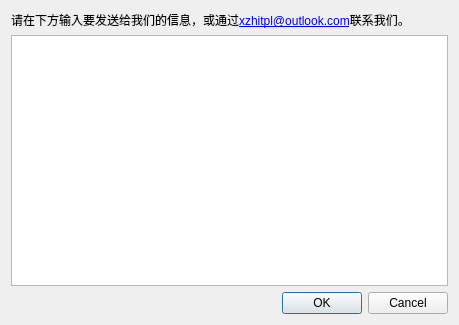
<?xml version="1.0" encoding="UTF-8"?>
<ui version="4.0">
 <class>Dialog</class>
 <widget class="QDialog" name="Dialog">
  <property name="geometry">
   <rect>
    <x>0</x>
    <y>0</y>
    <width>459</width>
    <height>325</height>
   </rect>
  </property>
  <property name="windowTitle">
   <string>联系我们</string>
  </property>
  <layout class="QVBoxLayout" name="verticalLayout">
   <item>
    <widget class="QLabel" name="label">
     <property name="text">
      <string>&lt;html&gt;&lt;head/&gt;&lt;body&gt;&lt;p&gt;请在下方输入要发送给我们的信息，或通过&lt;a href=&quot;mailto:xzhiter@outlook.com&quot;&gt;&lt;span style=&quot; text-decoration: underline; color:#0000ff;&quot;&gt;xzhitpl@outlook.com&lt;/span&gt;&lt;/a&gt;联系我们。&lt;/p&gt;&lt;/body&gt;&lt;/html&gt;</string>
     </property>
     <property name="wordWrap">
      <bool>true</bool>
     </property>
     <property name="openExternalLinks">
      <bool>true</bool>
     </property>
    </widget>
   </item>
   <item>
    <widget class="QPlainTextEdit" name="plainTextEdit"/>
   </item>
   <item>
    <widget class="QDialogButtonBox" name="buttonBox">
     <property name="orientation">
      <enum>Qt::Horizontal</enum>
     </property>
     <property name="standardButtons">
      <set>QDialogButtonBox::Cancel|QDialogButtonBox::Ok</set>
     </property>
    </widget>
   </item>
  </layout>
 </widget>
 <resources/>
 <connections>
  <connection>
   <sender>buttonBox</sender>
   <signal>accepted()</signal>
   <receiver>Dialog</receiver>
   <slot>accept()</slot>
   <hints>
    <hint type="sourcelabel">
     <x>248</x>
     <y>254</y>
    </hint>
    <hint type="destinationlabel">
     <x>157</x>
     <y>274</y>
    </hint>
   </hints>
  </connection>
  <connection>
   <sender>buttonBox</sender>
   <signal>rejected()</signal>
   <receiver>Dialog</receiver>
   <slot>reject()</slot>
   <hints>
    <hint type="sourcelabel">
     <x>316</x>
     <y>260</y>
    </hint>
    <hint type="destinationlabel">
     <x>286</x>
     <y>274</y>
    </hint>
   </hints>
  </connection>
 </connections>
</ui>
